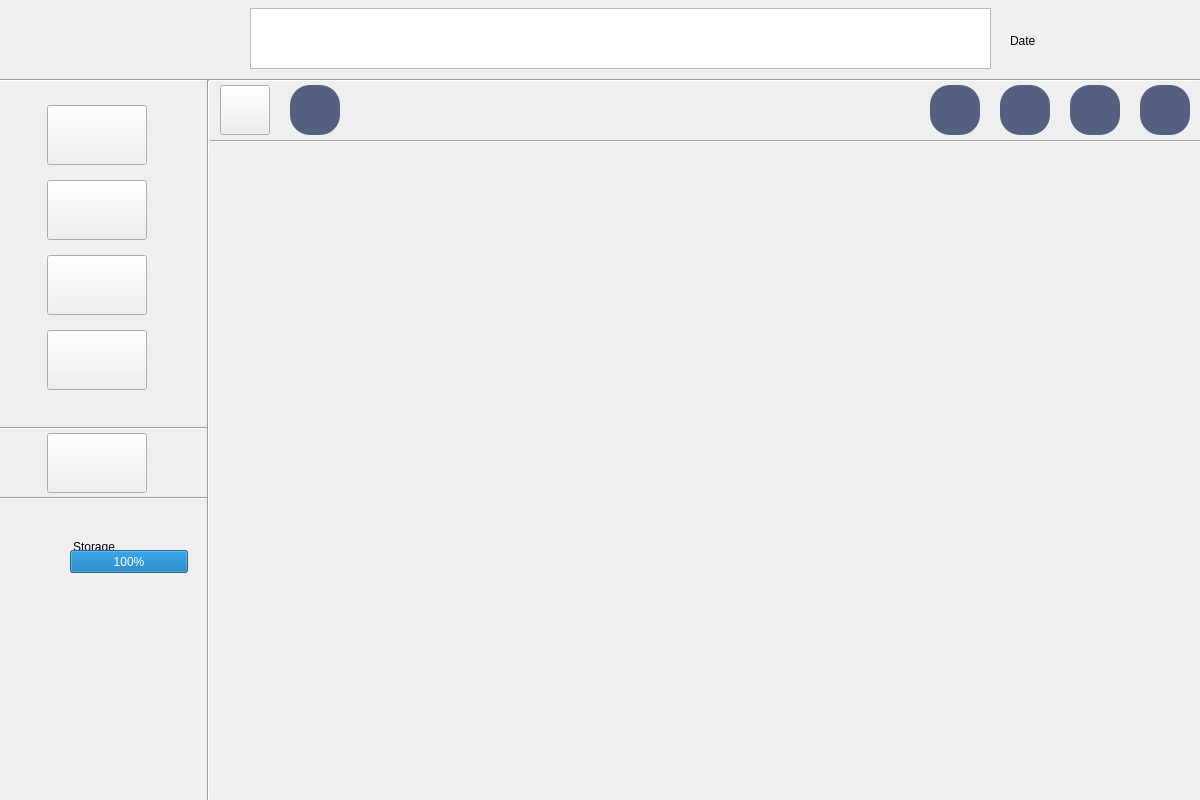
<?xml version="1.0" encoding="UTF-8"?>
<ui version="4.0">
 <class>MainWindow</class>
 <widget class="QMainWindow" name="MainWindow">
  <property name="geometry">
   <rect>
    <x>0</x>
    <y>0</y>
    <width>1200</width>
    <height>800</height>
   </rect>
  </property>
  <property name="maximumSize">
   <size>
    <width>1200</width>
    <height>800</height>
   </size>
  </property>
  <property name="windowTitle">
   <string>Home | MyInvincibleLibrary</string>
  </property>
  <property name="windowIcon">
   <iconset resource="imgresources.qrc">
    <normaloff>:/img/ic_launcher.png</normaloff>:/img/ic_launcher.png</iconset>
  </property>
  <widget class="QWidget" name="centralWidget">
   <widget class="QLabel" name="background">
    <property name="geometry">
     <rect>
      <x>0</x>
      <y>0</y>
      <width>1200</width>
      <height>800</height>
     </rect>
    </property>
    <property name="styleSheet">
     <string notr="true">background-image: url(:/img/background.jpg);</string>
    </property>
    <property name="text">
     <string/>
    </property>
   </widget>
   <widget class="QLabel" name="logo">
    <property name="geometry">
     <rect>
      <x>0</x>
      <y>10</y>
      <width>201</width>
      <height>61</height>
     </rect>
    </property>
    <property name="styleSheet">
     <string notr="true">image: url(:/img/myIDE_imagotype.png);</string>
    </property>
    <property name="text">
     <string/>
    </property>
   </widget>
   <widget class="Line" name="line">
    <property name="geometry">
     <rect>
      <x>0</x>
      <y>70</y>
      <width>1200</width>
      <height>20</height>
     </rect>
    </property>
    <property name="orientation">
     <enum>Qt::Horizontal</enum>
    </property>
   </widget>
   <widget class="QPushButton" name="addMetadata_button">
    <property name="geometry">
     <rect>
      <x>47</x>
      <y>105</y>
      <width>100</width>
      <height>60</height>
     </rect>
    </property>
    <property name="styleSheet">
     <string notr="true">QPushButton:!hover{
	border-image: url(:/img/buttons/add_button.png);
}
QPushButton:hover{
	border-image: url(:/img/buttons/add_button_hover.png);
}</string>
    </property>
    <property name="text">
     <string/>
    </property>
   </widget>
   <widget class="QPushButton" name="consultMetada_button">
    <property name="geometry">
     <rect>
      <x>47</x>
      <y>180</y>
      <width>100</width>
      <height>60</height>
     </rect>
    </property>
    <property name="styleSheet">
     <string notr="true">QPushButton:!hover{
	border-image: url(:/img/buttons/consult_button.png);
}
QPushButton:hover{
	border-image: url(:/img/buttons/consult_button_hover.png);
}</string>
    </property>
    <property name="text">
     <string/>
    </property>
   </widget>
   <widget class="QPushButton" name="removeMetadata_button">
    <property name="geometry">
     <rect>
      <x>47</x>
      <y>255</y>
      <width>100</width>
      <height>60</height>
     </rect>
    </property>
    <property name="styleSheet">
     <string notr="true">QPushButton:!hover{
	border-image: url(:/img/buttons/remove_button.png);
}
QPushButton:hover{
	border-image: url(:/img/buttons/remove_button_hover.png);
}</string>
    </property>
    <property name="text">
     <string/>
    </property>
   </widget>
   <widget class="QPushButton" name="modifyMetadata_button">
    <property name="geometry">
     <rect>
      <x>47</x>
      <y>330</y>
      <width>100</width>
      <height>60</height>
     </rect>
    </property>
    <property name="styleSheet">
     <string notr="true">QPushButton:!hover{
	border-image: url(:/img/buttons/modify_button.png);
}
QPushButton:hover{
	border-image: url(:/img/buttons/modify_button_hover.png);
}</string>
    </property>
    <property name="text">
     <string/>
    </property>
   </widget>
   <widget class="Line" name="line_2">
    <property name="geometry">
     <rect>
      <x>200</x>
      <y>80</y>
      <width>16</width>
      <height>721</height>
     </rect>
    </property>
    <property name="orientation">
     <enum>Qt::Vertical</enum>
    </property>
   </widget>
   <widget class="Line" name="line_3">
    <property name="geometry">
     <rect>
      <x>0</x>
      <y>420</y>
      <width>208</width>
      <height>16</height>
     </rect>
    </property>
    <property name="orientation">
     <enum>Qt::Horizontal</enum>
    </property>
   </widget>
   <widget class="Line" name="line_4">
    <property name="geometry">
     <rect>
      <x>0</x>
      <y>490</y>
      <width>208</width>
      <height>16</height>
     </rect>
    </property>
    <property name="orientation">
     <enum>Qt::Horizontal</enum>
    </property>
   </widget>
   <widget class="QTextBrowser" name="textBrowser">
    <property name="geometry">
     <rect>
      <x>250</x>
      <y>8</y>
      <width>741</width>
      <height>61</height>
     </rect>
    </property>
   </widget>
   <widget class="QLabel" name="date">
    <property name="geometry">
     <rect>
      <x>1010</x>
      <y>10</y>
      <width>161</width>
      <height>61</height>
     </rect>
    </property>
    <property name="text">
     <string>Date</string>
    </property>
   </widget>
   <widget class="QFrame" name="frame">
    <property name="geometry">
     <rect>
      <x>210</x>
      <y>140</y>
      <width>991</width>
      <height>661</height>
     </rect>
    </property>
    <property name="styleSheet">
     <string notr="true">background-color: rgba(235, 245, 238, 0.29);
border-radius: 10px;</string>
    </property>
    <property name="frameShape">
     <enum>QFrame::StyledPanel</enum>
    </property>
    <property name="frameShadow">
     <enum>QFrame::Raised</enum>
    </property>
    <layout class="QGridLayout" name="gridLayout">
     <property name="leftMargin">
      <number>10</number>
     </property>
     <property name="topMargin">
      <number>10</number>
     </property>
     <property name="rightMargin">
      <number>10</number>
     </property>
    </layout>
   </widget>
   <widget class="QLabel" name="label">
    <property name="geometry">
     <rect>
      <x>20</x>
      <y>536</y>
      <width>41</width>
      <height>41</height>
     </rect>
    </property>
    <property name="styleSheet">
     <string notr="true">image: url(:/img/assets/server.png);</string>
    </property>
    <property name="text">
     <string/>
    </property>
   </widget>
   <widget class="QLabel" name="storage_label">
    <property name="geometry">
     <rect>
      <x>73</x>
      <y>538</y>
      <width>54</width>
      <height>17</height>
     </rect>
    </property>
    <property name="text">
     <string>Storage</string>
    </property>
   </widget>
   <widget class="QProgressBar" name="progressBar">
    <property name="geometry">
     <rect>
      <x>70</x>
      <y>550</y>
      <width>118</width>
      <height>23</height>
     </rect>
    </property>
    <property name="value">
     <number>100</number>
    </property>
   </widget>
   <widget class="Line" name="line_5">
    <property name="geometry">
     <rect>
      <x>210</x>
      <y>140</y>
      <width>991</width>
      <height>3</height>
     </rect>
    </property>
    <property name="orientation">
     <enum>Qt::Horizontal</enum>
    </property>
   </widget>
   <widget class="QPushButton" name="filesView_button">
    <property name="geometry">
     <rect>
      <x>930</x>
      <y>85</y>
      <width>50</width>
      <height>50</height>
     </rect>
    </property>
    <property name="toolTip">
     <string>Info &amp; Grid View</string>
    </property>
    <property name="styleSheet">
     <string notr="true">QPushButton{
	border-radius: 20px;
}
QPushButton:!hover{
	background-color: rgb(85, 96, 128);
}
QPushButton:hover{
	background-color: rgb(66, 74, 96);
}</string>
    </property>
    <property name="text">
     <string/>
    </property>
    <property name="icon">
     <iconset resource="imgresources.qrc">
      <normaloff>:/img/assets/grid.png</normaloff>:/img/assets/grid.png</iconset>
    </property>
   </widget>
   <widget class="QPushButton" name="filesSort_button">
    <property name="geometry">
     <rect>
      <x>1000</x>
      <y>85</y>
      <width>50</width>
      <height>50</height>
     </rect>
    </property>
    <property name="styleSheet">
     <string notr="true">QPushButton{
	border-radius: 20px;
}
QPushButton:!hover{
	background-color: rgb(85, 96, 128);
}
QPushButton:hover{
	background-color: rgb(66, 74, 96);
}</string>
    </property>
    <property name="text">
     <string/>
    </property>
    <property name="icon">
     <iconset resource="imgresources.qrc">
      <normaloff>:/img/assets/upArrow.png</normaloff>:/img/assets/upArrow.png</iconset>
    </property>
   </widget>
   <widget class="QPushButton" name="info_button">
    <property name="geometry">
     <rect>
      <x>1070</x>
      <y>85</y>
      <width>50</width>
      <height>50</height>
     </rect>
    </property>
    <property name="styleSheet">
     <string notr="true">QPushButton{
	border-radius: 20px;
}
QPushButton:!hover{
	background-color: rgb(85, 96, 128);
}
QPushButton:hover{
	background-color: rgb(66, 74, 96);
}</string>
    </property>
    <property name="text">
     <string/>
    </property>
    <property name="icon">
     <iconset resource="imgresources.qrc">
      <normaloff>:/img/assets/info.png</normaloff>:/img/assets/info.png</iconset>
    </property>
   </widget>
   <widget class="QPushButton" name="settings_button">
    <property name="geometry">
     <rect>
      <x>1140</x>
      <y>85</y>
      <width>50</width>
      <height>50</height>
     </rect>
    </property>
    <property name="styleSheet">
     <string notr="true">QPushButton{
	border-radius: 20px;
}
QPushButton:!hover{
	background-color: rgb(85, 96, 128);
}
QPushButton:hover{
	background-color: rgb(66, 74, 96);
}</string>
    </property>
    <property name="text">
     <string/>
    </property>
    <property name="icon">
     <iconset resource="imgresources.qrc">
      <normaloff>:/img/assets/settings.png</normaloff>:/img/assets/settings.png</iconset>
    </property>
   </widget>
   <widget class="QPushButton" name="menuButton">
    <property name="geometry">
     <rect>
      <x>220</x>
      <y>85</y>
      <width>50</width>
      <height>50</height>
     </rect>
    </property>
    <property name="styleSheet">
     <string notr="true">QPushButton:!hover{
	
	border-image: url(:/img/buttons/menu.png);
}
QPushButton:hover{
	border-image: url(:/img/buttons/menu_hover.png);
}</string>
    </property>
    <property name="text">
     <string/>
    </property>
   </widget>
   <widget class="QPushButton" name="loggerButton">
    <property name="geometry">
     <rect>
      <x>47</x>
      <y>433</y>
      <width>100</width>
      <height>60</height>
     </rect>
    </property>
    <property name="styleSheet">
     <string notr="true">QPushButton:!hover{
	border-image: url(:/img/buttons/logger.png);
}
QPushButton:hover{
	border-image: url(:/img/buttons/logger_hover.png);
}</string>
    </property>
    <property name="text">
     <string/>
    </property>
   </widget>
   <widget class="QPushButton" name="refreshButton">
    <property name="geometry">
     <rect>
      <x>290</x>
      <y>85</y>
      <width>50</width>
      <height>50</height>
     </rect>
    </property>
    <property name="styleSheet">
     <string notr="true">QPushButton{
	border-radius: 20px;
}
QPushButton:!hover{
	background-color: rgb(85, 96, 128);
}
QPushButton:hover{
	background-color: rgb(66, 74, 96);
}</string>
    </property>
    <property name="text">
     <string/>
    </property>
    <property name="icon">
     <iconset resource="imgresources.qrc">
      <normaloff>:/img/assets/refresh.png</normaloff>:/img/assets/refresh.png</iconset>
    </property>
   </widget>
  </widget>
 </widget>
 <layoutdefault spacing="6" margin="11"/>
 <resources>
  <include location="imgresources.qrc"/>
 </resources>
 <connections/>
</ui>
